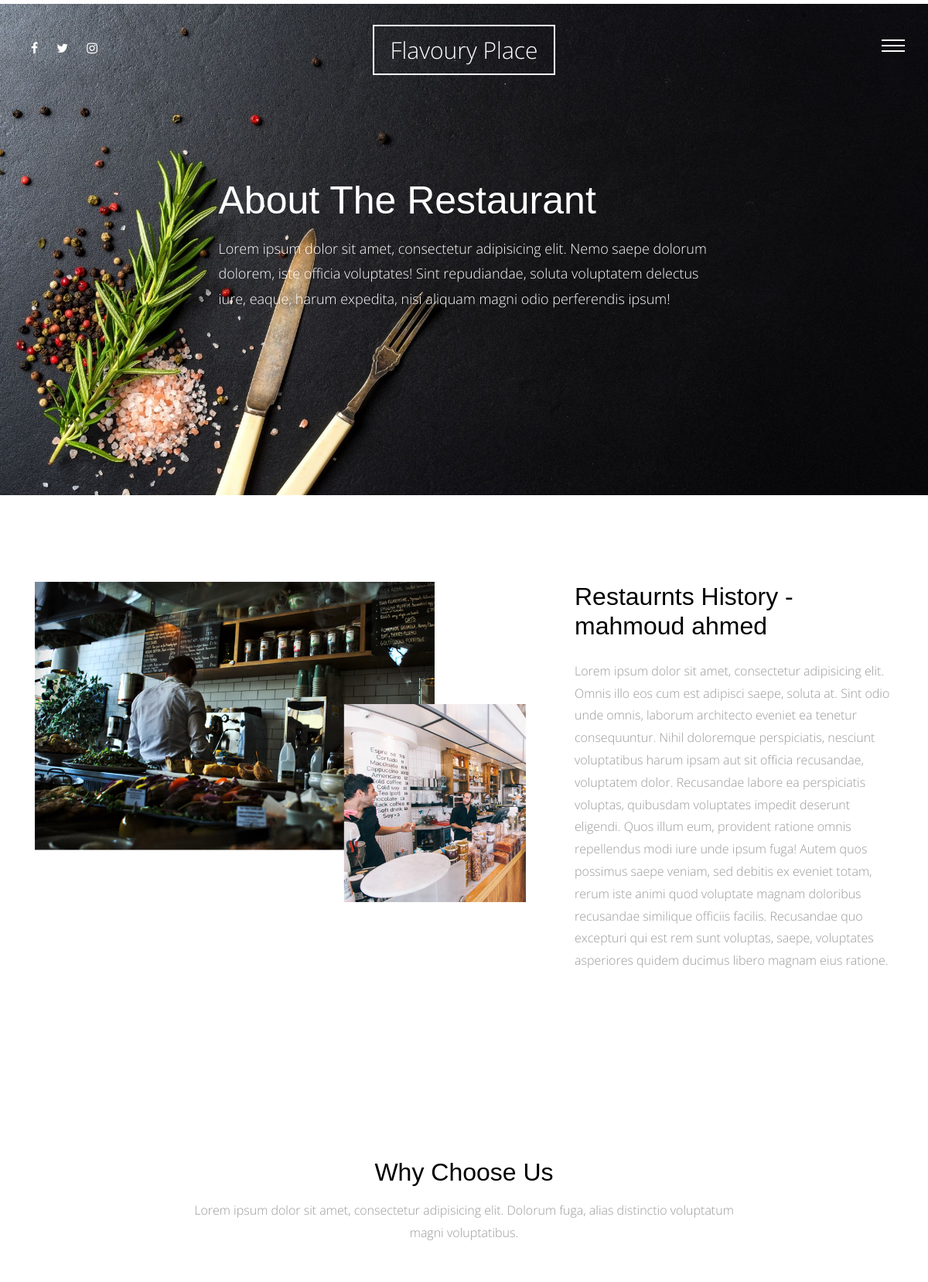
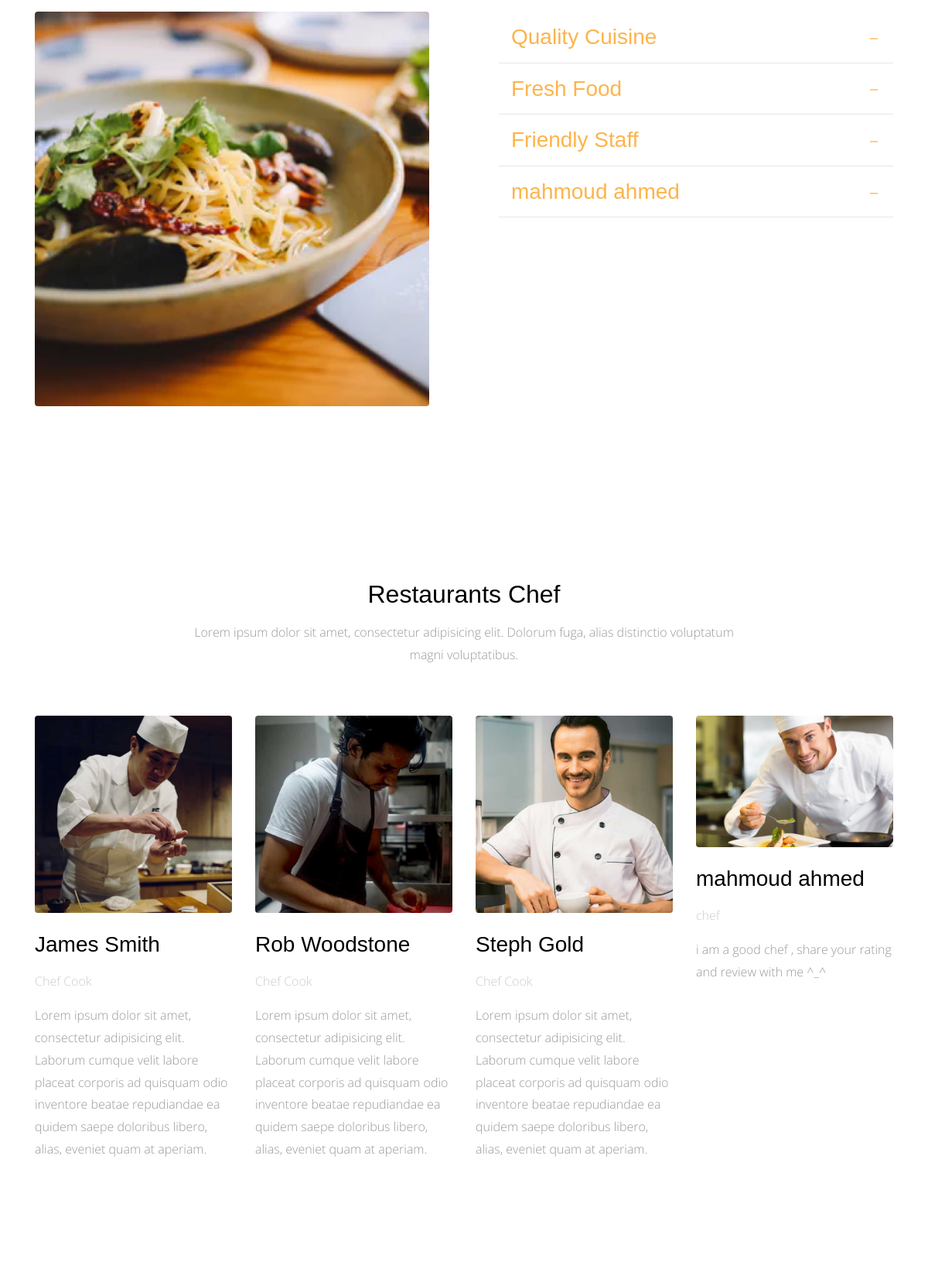
The page /about-us/ (upper part) on the database its author committed (2 pictures, top to bottom).
### aboutus/models.py (models this page shows, shortened)
class AboutUs(models.Model):
    title = models.CharField(max_length = 50)
    content = models.TextField()
    class Meta:
        verbose_name = 'about us '
        verbose_name_plural = 'about us '

class Why_Choose_Us(models.Model):
    title = models.CharField(max_length=50)
    content = models.TextField()
    class Meta:
        verbose_name = 'why choose us '
        verbose_name_plural = 'why choose us '

class Chef(models.Model):
    name = models.CharField(max_length=50)
    title = models.CharField(max_length=50)
    bio = models.TextField()
    image = models.ImageField(upload_to='chef/')
    class Meta:
        verbose_name = 'chef'
        verbose_name_plural = 'chef'

### aboutus/views.py (the view)
# urls.py: path('',views.aboutus_list , name='aboutus_list' ),
def aboutus_list(request):
    about = AboutUs.objects.last()
    why_choose_us = Why_Choose_Us.objects.all()
    chef = Chef.objects.all()
    context = {
        'about' : about ,
        'why_choose_us' : why_choose_us ,
        'chef' : chef
    }
    return render(request , 'aboutus/about.html' , context)

### aboutus/templates/aboutus/about.html (shortened to what this page needs)
{% extends 'base.html' %}
{% load static %}
{% block body %}
      <div class="main-wrap">
        <div class="cover_1 cover_sm">
          <div class="img_bg" style="background-image: url({% static 'site_static/img/slider-1.jpg' %})" data-stellar-background-ratio="0.5">
            <div class="container">
              <div class="row align-items-center justify-content-center">
                <div class="col-md-7" data-aos="fade-up">
                  <h2 class="heading">About The Restaurant</h2>
                  <p class="lead">Lorem ipsum dolor sit amet, consectetur adipisicing elit. Nemo saepe dolorum dolorem, iste officia voluptates! Sint repudiandae, soluta voluptatem delectus iure, eaque, harum expedita, nisi aliquam magni odio perferendis ipsum!</p>
                </div>
              </div>
            </div>
          </div>
        </div>
        <div class="section">
          <div class="container">
            <div class="row">
              <div class="col-md-7" data-aos="fade-up">
                <img src="{% static 'site_static/img/about_1.png' %}" alt="Image placeholder" class="img-fluid">
              </div>
              <div class="col-md-5 pl-md-5" data-aos="fade-up" data-aos-delay="200">
                <h2 class="mb-4">{{about.title}}</h2>
                <p>{{about.content}}</p>
              </div>
            </div>
          </div>
        </div>
        <div class="section">
          <div class="container">
            <div class="row justify-content-center mb-5" data-aos="fade-up">
              <div class="col-md-8  text-center">
                <h2 class="mb-3">Why Choose Us</h2>
                <p class="lead">Lorem ipsum dolor sit amet, consectetur adipisicing elit. Dolorum fuga, alias distinctio voluptatum magni voluptatibus.</p>
              </div>
            </div>
            <div class="row large-gutters">
              <div class="col-md-6"  data-aos="fade-up" data-aos-delay="200">
                <img src="{% static 'site_static/img/img_2.jpg' %}" alt="Image placeholder" class="img-fluid rounded">
              </div>
              <div class="col-md-6" data-aos="fade-up" data-aos-delay="300">
                <div class="accordion" id="accordion">
                  {% for info in why_choose_us %}
                    <div class="accordion-item">
                      <h3 class="mb-0">
                        <a class="btn-block p-3" data-toggle="collapse" href="#collapse{{info.id}}" role="button" aria-expanded="true" aria-controls="collapseOne">{{info.title}} </a>
                      </h3>
                    </div>
                  {% endfor %}
                </div>
              </div>
            </div>
          </div>
        </div>
        <div class="section">
          <div class="container">
            <div class="row justify-content-center mb-5" data-aos="fade-up">
              <div class="col-md-8  text-center">
                <h2 class="mb-3">Restaurants Chef</h2>
                <p class="lead">Lorem ipsum dolor sit amet, consectetur adipisicing elit. Dolorum fuga, alias distinctio voluptatum magni voluptatibus.</p>
              </div>
            </div>
            <div class="row">
              {% for one in chef %}
                <div class="col-md-3" data-aos="fade-up" data-aos-delay="100">
                  <img src="{{one.image.url}}" alt="Image placeholder" class="img-fluid mb-4 rounded">
                  <h3 class="mb-3">{{one.name}}</h3>
                  <p class="post-meta text-muted">{{one.title}}</p>
                  <p class="mb-5">{{one.bio}}</p>
                </div>
              {% endfor %}
            </div>
          </div>
        </div>
      </div>
      {% endblock body %}

### static/site_static/css/style.css (style rules this page uses)
html { overflow-x: hidden; }
body { background: #fff; font-family: "Open Sans", cursive; font-size: 16px; line-height: 1.8; font-weight: 300; color: #999999; }
a { -webkit-transition: .3s all ease; -o-transition: .3s all ease; transition: .3s all ease; text-decoration: none; }
h1, h2, h3, h4, h5 { color: #000; font-family: "Playfair Display", Arial, sans-serif; }
h1 a, h2 a, h3 a, h4 a, h5 a { color: #000; }
.lead { font-size: 16px; }
.section { padding: 7em 0; }
.text-muted { color: #cccccc !important; }
.cover_1 { position: relative; }
.cover_1 .lead { color: #fff; font-size: 18px; }
.cover_1 .img_bg { background-repeat: no-repeat; background-size: cover !important; background-position: center center; }
.cover_1 .img_bg, .cover_1 .img_bg > .container > .row { min-height: 700px; height: 100vh; }
.cover_1.cover_sm .img_bg, .cover_1.cover_sm .img_bg > .container > .row { min-height: 600px; height: 80vh; }
.cover_1 .heading { color: white; font-weight: 300; font-size: 30px; line-height: 1.5; }
@media (min-width: 768px) { .cover_1 .heading { font-size: 50px; line-height: 1.5; } }
.large-gutters { margin-right: -45px; margin-left: -45px; }
.large-gutters > [class*="col-"] { padding-right: 45px; padding-left: 45px; }
.accordion .btn-block { position: relative; border-bottom: 1px solid #e6e6e6; }
.accordion .btn-block[aria-expanded="true"] { color: #fdb44b; }

### rows shown on the page
AboutUs: title "Restaurnts History - mahmoud ahmed", content "Lorem ipsum dolor sit amet, consectetur adipisicing elit. Omnis illo eos cum est adipisci saepe, soluta at. Sint odio unde omnis, laborum architecto eveniet ea tenetur consequuntur. Nihil doloremque perspiciatis, nesciunt voluptatibus harum ipsam aut sit officia recusandae, voluptatem dolor. Recusandae labore ea perspiciatis voluptas, quibusdam voluptates impedit deserunt eligendi. Quos illum eum, provident ratione omnis repellendus modi iure unde ipsum fuga! Autem quos possimus saepe veniam, sed debitis ex eveniet totam, rerum iste animi quod voluptate magnam doloribus recusandae similique officiis facilis. Recusandae quo excepturi qui est rem sunt voluptas, saepe, voluptates asperiores…"
Why_Choose_Us: title "Quality Cuisine"
Why_Choose_Us: title "Fresh Food"
Why_Choose_Us: title "Friendly Staff"
Why_Choose_Us: title "mahmoud ahmed"
Chef: image (picture), name "James Smith", title "Chef Cook", bio "Lorem ipsum dolor sit amet, consectetur adipisicing elit. Laborum cumque velit labore placeat corporis ad quisquam odio inventore beatae repudiandae ea quidem saepe doloribus libero, alias, eveniet quam at aperiam."
Chef: image (picture), name "Rob Woodstone", title "Chef Cook", bio "Lorem ipsum dolor sit amet, consectetur adipisicing elit. Laborum cumque velit labore placeat corporis ad quisquam odio inventore beatae repudiandae ea quidem saepe doloribus libero, alias, eveniet quam at aperiam."
Chef: image (picture), name "Steph Gold", title "Chef Cook", bio "Lorem ipsum dolor sit amet, consectetur adipisicing elit. Laborum cumque velit labore placeat corporis ad quisquam odio inventore beatae repudiandae ea quidem saepe doloribus libero, alias, eveniet quam at aperiam."
Chef: image (picture), name "mahmoud ahmed", title "chef", bio "i am a good chef , share your rating and review with me ^_^"
